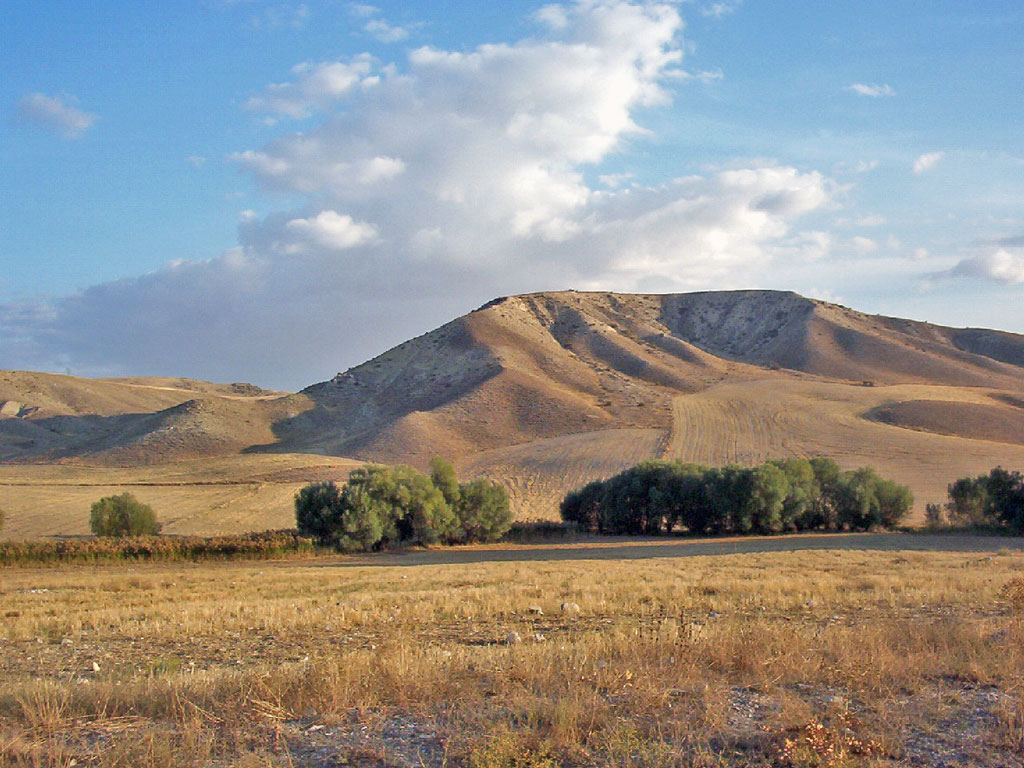
#> input picture mountain.jpg, 1024 x 768 px
$ jupyter execute --allow-errors chapter_1_4_8.ipynb   (older library calls are emulated)
#> lines starting #> are read from the running program, lines starting #| are printed output that depends on the picture
[cell 1]
import cv2
import numpy as np
from matplotlib import pyplot as plt

[cell 2]
img = cv2.imread('mountain.jpg')
#> img is the input picture: shape (768, 1024, 3); mean B, G, R 140.3, 144.2, 146.3


img1 = cv2.pyrDown(img)
img2 = cv2.pyrDown(img1)
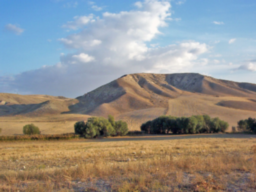
#> img2: shape (192, 256, 3); mean B, G, R 140.6, 144.4, 146.3

cv2.imshow('a', img)
cv2.imshow('b', img1)
cv2.imshow('c', img2)

[cell 3]
edge = cv2.Canny(img, 100, 200)
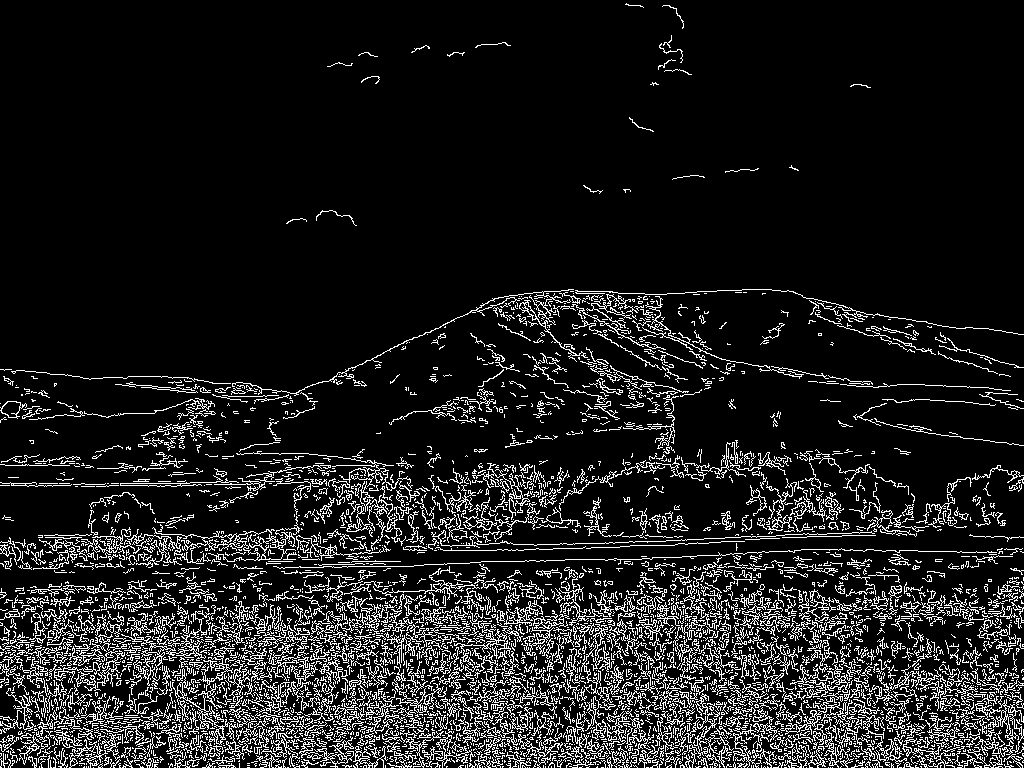
#> edge: shape (768, 1024); 11.5% white in thin lines or dots
edge1 = cv2.Canny(img1, 100, 200)
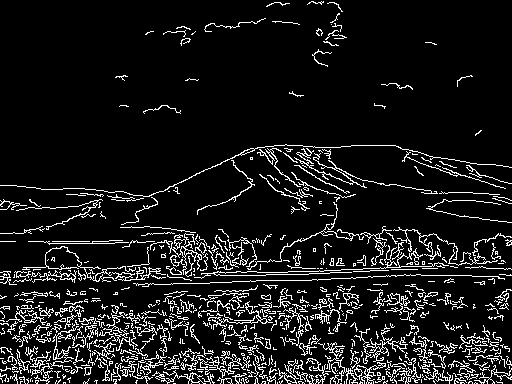
#> edge1: shape (384, 512); 9.8% white in thin lines or dots
edge2 = cv2.Canny(img2, 100, 200)
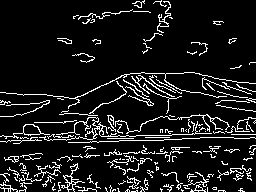
#> edge2: shape (192, 256); 10.1% white in thin lines or dots

[cell 4]
img1 = cv2.pyrUp(edge2)
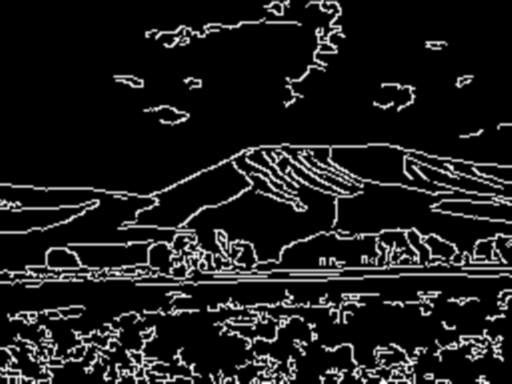
#> img1: shape (384, 512); min 0, max 255, mean 25.9
img2 = cv2.pyrUp(img1)
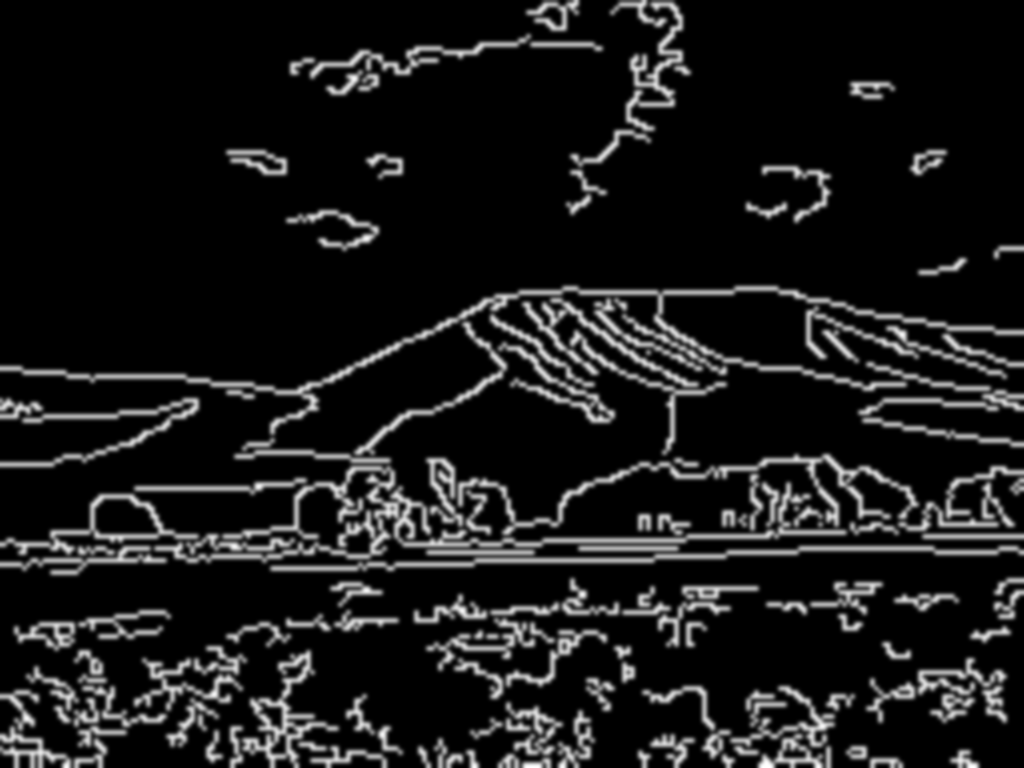
#> img2: shape (768, 1024); min 0, max 255, mean 26

edge = cv2.Canny(edge2, 100, 200)
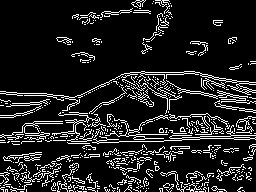
#> edge: shape (192, 256); 12.9% white in thin lines or dots
edge1 = cv2.Canny(img1, 100, 200)
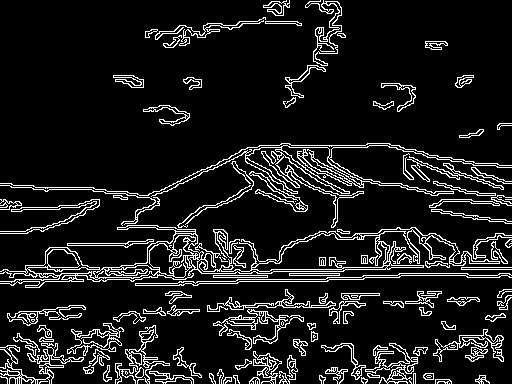
#> edge1: shape (384, 512); 10.7% white in thin lines or dots
edge2 = cv2.Canny(img2, 100, 200)
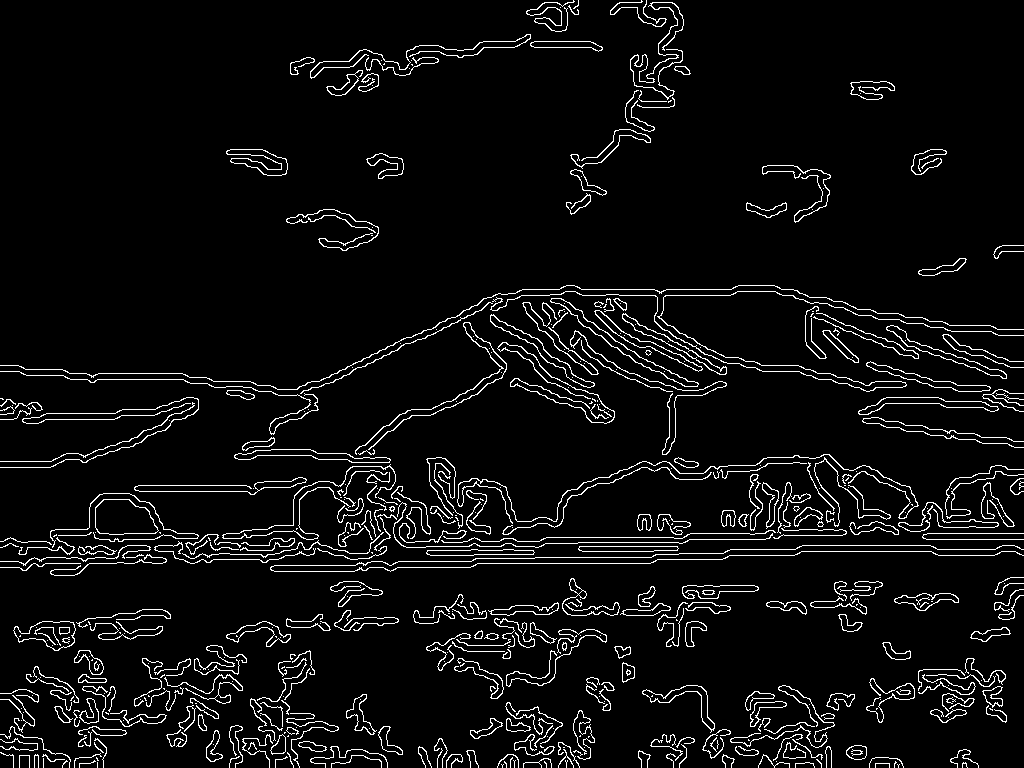
#> edge2: shape (768, 1024); 5.4% white in thin lines or dots


cv2.imshow('orignal', cv2.Canny(img, 100, 200))
cv2.imshow('a', edge)
cv2.imshow('b', edge1)
cv2.imshow('c', edge2)

cv2.waitKey(0)
cv2.destroyAllWindows()
